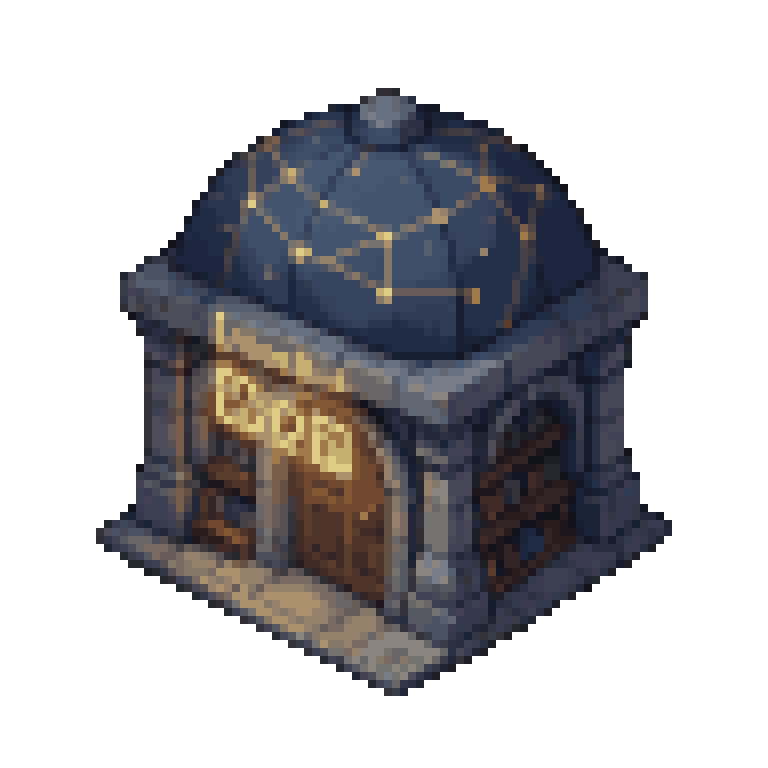
#> input picture samples/ancient_arcane_library_house_dome_roof_w_862367597_v3.png, 768 x 768 px
$ python -i pixelize.py   (imports and definitions only)
#> lines starting #> are read from the running program, lines starting #| are printed output that depends on the picture; after the words box and inside, x2 and y2 are one past the last pixel; in counts of white or black regions, pixels touching at a corner belong together
#> further down, picture is the input picture: PIL image 768x768 RGBA; mean R, G, B, A 29.3, 28.6, 31.6, 103.8
from __future__ import annotations

from typing import NamedTuple

import numpy as np
from PIL import Image

RESAMPLING = {
    "box": Image.Resampling.BOX,
    "lanczos": Image.Resampling.LANCZOS,
    "nearest": Image.Resampling.NEAREST,
}


class PixelizeResult(NamedTuple):
    final: Image.Image
    native: Image.Image


def pixelize(
    img: Image.Image,
    native: int = 160,
    scale: int = 6,
    colors: int | None = 32,
    palette: list[tuple[int, int, int]] | None = None,
    method: str = "box",
    dither: bool = False,
    clean: bool = False,
) -> PixelizeResult:
    """Convierte una ilustración en pixel art con rejilla y paleta reales.

    native: lado mayor del sprite en píxeles de rejilla real.
    scale: factor de reescalado nítido (nearest-neighbor) del PNG final.
    colors: cuantización automática a N colores (si no hay paleta fija).
    palette: paleta fija del proyecto; tiene prioridad sobre `colors`.
    method: filtro de reducción; `nearest` si la fuente ya es pseudo-pixel-art.
    """
#> called with native = 160, scale = 6, colors = 32, method = 'box', dither = False, clean = False
    img = img.convert("RGBA")

    w, h = img.size
#> w = 768; h = 768
    if w >= h:
        nw, nh = native, max(1, round(h * native / w))
#> nw = 160; nh = 160
    else:
        nw, nh = max(1, round(w * native / h)), native
    small = img.resize((nw, nh), RESAMPLING[method])
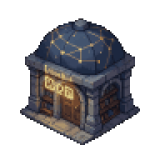
#> small: PIL image 160x160 RGBA; mean R, G, B, A 29.6, 28.8, 31.9, 103.8; transparent parts drawn white

    # Alfa duro: en pixel art los bordes no llevan semitransparencia
    rgba = np.asarray(small).copy()
    opaque = rgba[..., 3] >= 128
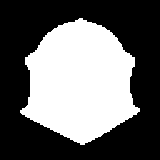
#> opaque: shape (160, 160) bool; 40.7% white; 1 white region, box (x1, y1, x2, y2) and area: (20, 18, 140, 145) 10418
    rgba[..., 3] = np.where(opaque, 255, 0)
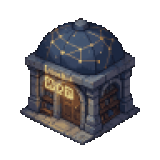
#> rgba: shape (160, 160, 4); 1.23% of pixels changed, all inside (x1, y1, x2, y2) = (20, 18, 140, 144); transparent parts drawn white
    # Las zonas transparentes se rellenan con el color medio del sujeto para
    # que la cuantización no desperdicie un color de paleta en ellas
    fill = (
        rgba[opaque, :3].mean(axis=0).astype(np.uint8)
        if opaque.any()
        else np.zeros(3, dtype=np.uint8)
    )
#> fill = [72, 70, 77]
    rgba[~opaque, :3] = fill
    small = Image.fromarray(rgba)

    small = _quantize(small, colors=colors, palette=palette, dither=dither)

    if clean:
        small = _despeckle(small)

    final = small.resize((nw * scale, nh * scale), Image.Resampling.NEAREST)
    return PixelizeResult(final=final, native=small)


def count_colors(img: Image.Image) -> int:
    rgba = np.asarray(img.convert("RGBA"))
    pixels = rgba.reshape(-1, 4)
    pixels = pixels[pixels[:, 3] > 0]
    if len(pixels) == 0:
        return 0
    return len(np.unique(pixels[:, :3], axis=0))


def _quantize(
    img: Image.Image,
    colors: int | None,
    palette: list[tuple[int, int, int]] | None,
    dither: bool,
) -> Image.Image:
#> called with colors = 32, dither = False
    rgba = img.convert("RGBA")
    alpha = rgba.getchannel("A")
    rgb = rgba.convert("RGB")
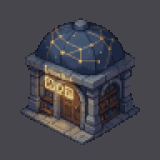
#> rgb: PIL image 160x160 RGB; mean R, G, B 72.1, 70.1, 77.2
    dither_mode = Image.Dither.FLOYDSTEINBERG if dither else Image.Dither.NONE

    if palette:
        quantized = rgb.quantize(palette=_palette_image(palette[:256]), dither=dither_mode)
    elif colors:
        # La ELECCIÓN de los N colores es median cut + refinamiento k-means
        # (~40% menos error de color); el MAPEO final lo hace PIL, con
        # dithering si se pidió
        quantized = rgb.quantize(
            colors=colors, method=Image.Quantize.MEDIANCUT, dither=dither_mode
        )
        refined = _kmeans_refine(rgb, alpha, quantized)
        if refined:
            if dither:
                quantized = rgb.quantize(palette=_palette_image(refined), dither=dither_mode)
            else:
                # el mapeo de PIL con paleta externa es aproximado (caché 3D);
                # sin dithering se asigna el color EXACTO más cercano
                quantized = _map_exact(rgb, refined)
    else:
        quantized = rgb

    result = quantized.convert("RGBA")
    result.putalpha(alpha)
    # Higiene: los transparentes no deben conservar el color de relleno usado
    # durante la cuantización (visores sin alfa lo mostrarían)
    arr = np.asarray(result).copy()
    arr[arr[..., 3] == 0, :3] = 0
    return Image.fromarray(arr)


def _palette_image(palette: list[tuple[int, int, int]]) -> Image.Image:
    """Imagen P de 1x1 con la paleta dada, lista para rgb.quantize(palette=...).
    putpalette exige 256 entradas: los huecos se rellenan repitiendo el último
    color para que no atraigan píxeles hacia el negro."""
    pal_img = Image.new("P", (1, 1))
    flat = [c for color in palette for c in color]
    flat += list(palette[-1]) * (256 - len(palette))
    pal_img.putpalette(flat)
    return pal_img


def _map_exact(rgb: Image.Image, palette: list[tuple[int, int, int]]) -> Image.Image:
    """Asigna a cada píxel su color de paleta más cercano (distancia euclídea
    exacta, vectorizado sobre los colores únicos)."""
    arr = np.asarray(rgb.convert("RGB"))
    uniq, inverse = np.unique(arr.reshape(-1, 3), axis=0, return_inverse=True)
    cent = np.array(palette, dtype=np.float64)
    labels = ((uniq[:, None, :].astype(np.float64) - cent[None, :, :]) ** 2).sum(-1).argmin(1)
    mapped = cent.round().clip(0, 255).astype(np.uint8)[labels][inverse]
    return Image.fromarray(mapped.reshape(arr.shape))


def _kmeans_refine(
    rgb: Image.Image, alpha: Image.Image, quantized: Image.Image, iters: int = 40
) -> list[tuple[int, int, int]] | None:
    """Refina la paleta de median cut con k-means determinista: iteraciones de
    Lloyd sobre los colores únicos VISIBLES, ponderados por su frecuencia.
    Mismo número de colores, ~40% menos error; sin azar (la semilla es la
    propia paleta de median cut), así que el resultado es reproducible."""
#> called with iters = 40
    visible = np.asarray(alpha) > 0
    if not visible.any():
        return None
    px = np.asarray(rgb.convert("RGB"))[visible].reshape(-1, 3).astype(np.float64)
    uniq, counts = np.unique(px, axis=0, return_counts=True)
#> uniq = 2298 rows, first 8: [18, 18, 26], [18, 18, 27], [18, 20, 31], [18, 21, 36], [19, 20, 32], [19, 22, 36], [20, 22, 34], [20, 23, 36]; counts = 2298 values, max 230 at index 116, min 1 at index 7, mean 4.53
    cent = np.unique(
        np.asarray(quantized.convert("RGB"))[visible].reshape(-1, 3), axis=0
    ).astype(np.float64)
#> cent = 32 rows, first 8: [21, 24, 39], [26, 34, 53], [30, 39, 61], [31, 38, 57], [32, 27, 33], [32, 43, 66], [37, 49, 73], [39, 42, 57]
    if len(cent) < 2 or len(uniq) <= len(cent):
        return None  # la imagen ya cabe en la paleta: nada que refinar
    counts = counts.astype(np.float64)
    for _ in range(iters):
        dist = ((uniq[:, None, :] - cent[None, :, :]) ** 2).sum(-1)
        labels = dist.argmin(1)
        new = cent.copy()
        for j in range(len(cent)):
            members = labels == j
            if members.any():
                new[j] = np.average(uniq[members], axis=0, weights=counts[members])
        if np.allclose(new, cent):
            break
        cent = new
    result: list[tuple[int, int, int]] = []
    seen: set[tuple[int, int, int]] = set()
    for c in cent.round().clip(0, 255).astype(np.uint8):
        t = (int(c[0]), int(c[1]), int(c[2]))
        if t not in seen:
            seen.add(t)
            result.append(t)
#> this loop made 32 passes
#> t on passes 1 to 12: (21, 23, 38), (27, 33, 51), (28, 39, 62), (36, 39, 52), (33, 27, 33), (32, 43, 66), (37, 48, 73), (42, 44, 59), (49, 35, 37), (47, 50, 65), (53, 56, 74), (46, 57, 82)
#> after the loop, result = 32 items, first 6: (21, 23, 38), (27, 33, 51), (28, 39, 62), (36, 39, 52), (33, 27, 33), (32, 43, 66); seen = 32 items
    return result


def _despeckle(img: Image.Image) -> Image.Image:
    """Elimina píxeles sueltos: si el color de un píxel no aparece en su
    vecindario y >=6 vecinos comparten otro color, adopta el mayoritario."""
    rgba = np.asarray(img.convert("RGBA")).copy()
    src = rgba.copy()
    h, w = src.shape[:2]
    for y in range(1, h - 1):
        for x in range(1, w - 1):
            if src[y, x, 3] == 0:
                continue
            block = src[y - 1 : y + 2, x - 1 : x + 2].reshape(9, 4)
            neigh = np.delete(block, 4, axis=0)
            neigh = neigh[neigh[:, 3] > 0]
            if len(neigh) < 6 or (neigh == src[y, x]).all(axis=1).any():
                continue
            unique, counts = np.unique(neigh, axis=0, return_counts=True)
            top = counts.argmax()
            if counts[top] >= 6:
                rgba[y, x] = unique[top]
    return Image.fromarray(rgba)

>>> from PIL import Image
>>> picture = Image.open('../samples/ancient_arcane_library_house_dome_roof_w_862367597_v3.png')
>>> result = pixelize(picture)
#> in _quantize, `refined = _kmeans_refine(rgb, alpha, quantized)`: refined has the same summary as result in _kmeans_refine
#> in _map_exact, `uniq, inverse = np.unique(arr.reshape(-1, 3), axis=0, return_inverse=T..`: uniq = 2299 rows, first 8: [18, 18, 26], [18, 18, 27], [18, 20, 31], [18, 21, 36], [19, 20, 32], [19, 22, 36], [20, 22, 34], [20, 23, 36]
#> in _map_exact, `cent = np.array(palette, dtype=np.float64)`: cent = 32 rows, first 8: [21, 23, 38], [27, 33, 51], [28, 39, 62], [36, 39, 52], [33, 27, 33], [32, 43, 66], [37, 48, 73], [42, 44, 59]
#> in _map_exact, `labels = ((uniq[:, None, :].astype(np.float64) - cent[None, :, :]) ** ..`: labels = 2299 values, max 31 at index 2263, min 0 at index 0, mean 15.49
